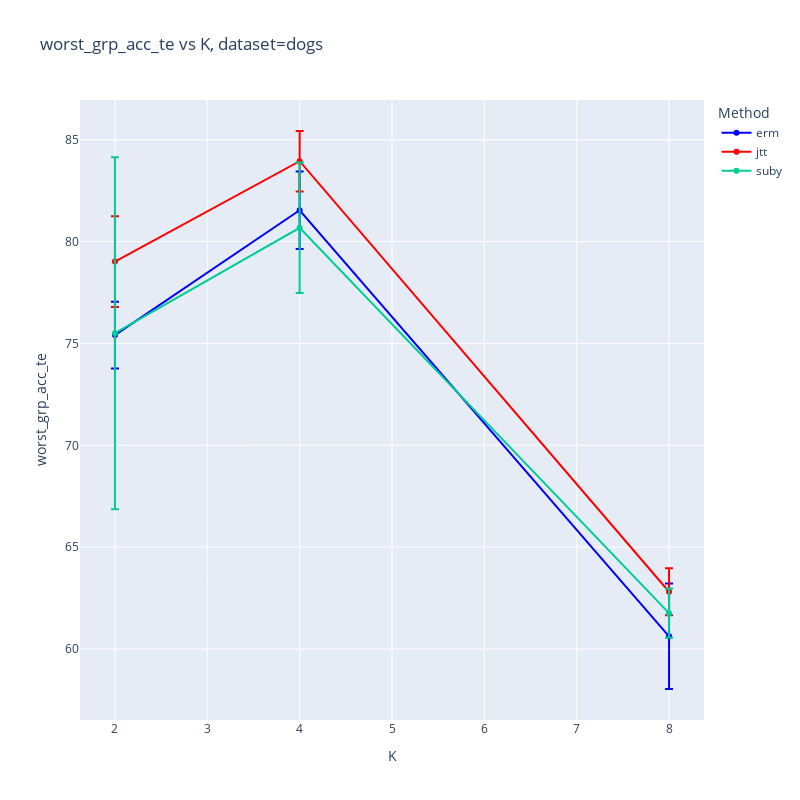
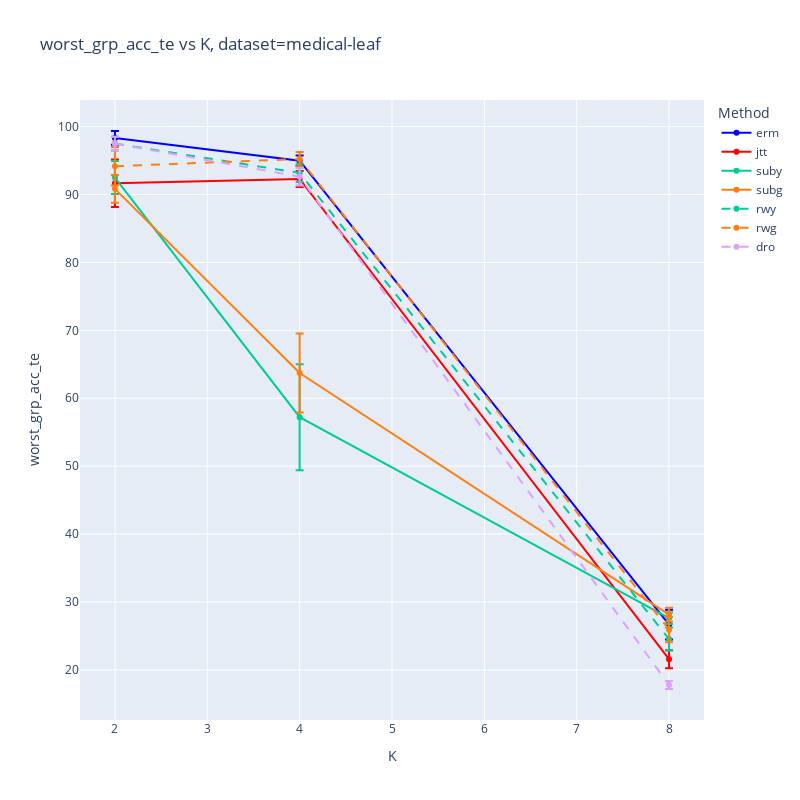

Notebook code for these charts, in order:
### Code cell
x_axis = 'K'
y_axis = 'worst_grp_acc_te' #'mean_grp_acc_te'
for dataset_name in DATASETS.values():
    plot_graph(df_fix_mu, x_axis, y_axis, dataset_name,error_bars=ERROR_BARS, methods=None)

### Figure 1 — Plotly figure (JSON) as saved in the notebook; plotly's stock layout.template omitted (floating-point values rounded to 4 significant figures)
{"data": [{"error_y": {"array": [1.639, 1.906, 2.586], "type": "data", "visible": true}, "line": {"color": "blue", "dash": "solid"}, "mode": "lines+markers", "name": "erm", "type": "scatter", "x": [2, 4, 8], "y": [75.41, 81.54, 60.62]}, {"error_y": {"array": [2.224, 1.482, 1.148], "type": "data", "visible": true}, "line": {"color": "red", "dash": "solid"}, "mode": "lines+markers", "name": "jtt", "type": "scatter", "x": [2, 4, 8], "y": [79.02, 83.94, 62.81]}, {"error_y": {"array": [8.64, 3.199, 1.207], "type": "data", "visible": true}, "line": {"color": "#00CC96", "dash": "solid"}, "mode": "lines+markers", "name": "suby", "type": "scatter", "x": [2, 4, 8], "y": [75.5, 80.68, 61.76]}, {"error_y": {"array": [], "type": "data", "visible": true}, "line": {"color": "#ff7f0e", "dash": "solid"}, "mode": "lines+markers", "name": "subg", "type": "scatter", "x": [], "y": []}, {"error_y": {"array": [], "type": "data", "visible": true}, "line": {"color": "#00CC96", "dash": "dash"}, "mode": "lines+markers", "name": "rwy", "type": "scatter", "x": [], "y": []}, {"error_y": {"array": [], "type": "data", "visible": true}, "line": {"color": "#ff7f0e", "dash": "dash"}, "mode": "lines+markers", "name": "rwg", "type": "scatter", "x": [], "y": []}, {"error_y": {"array": [], "type": "data", "visible": true}, "line": {"color": "#DEA0FD", "dash": "dash"}, "mode": "lines+markers", "name": "dro", "type": "scatter", "x": [], "y": []}], "layout": {"height": 800, "legend": {"title": {"text": "Method"}}, "title": {"text": "worst_grp_acc_te vs K, dataset=dogs"}, "width": 800, "xaxis": {"title": {"text": "K"}}, "yaxis": {"title": {"text": "worst_grp_acc_te"}}}}

### Figure 2 — Plotly figure (JSON) as saved in the notebook; plotly's stock layout.template omitted (floating-point values rounded to 4 significant figures)
{"data": [{"error_y": {"array": [1.021, 0.7505, 2.182], "type": "data", "visible": true}, "line": {"color": "blue", "dash": "solid"}, "mode": "lines+markers", "name": "erm", "type": "scatter", "x": [2, 4, 8], "y": [98.33, 94.98, 26.67]}, {"error_y": {"array": [3.486, 1.191, 1.32], "type": "data", "visible": true}, "line": {"color": "red", "dash": "solid"}, "mode": "lines+markers", "name": "jtt", "type": "scatter", "x": [2, 4, 8], "y": [91.67, 92.29, 21.57]}, {"error_y": {"array": [2.43, 7.804, 0.871], "type": "data", "visible": true}, "line": {"color": "#00CC96", "dash": "solid"}, "mode": "lines+markers", "name": "suby", "type": "scatter", "x": [2, 4, 8], "y": [92.5, 57.21, 27.63]}, {"error_y": {"array": [2.041, 5.819, 1.009], "type": "data", "visible": true}, "line": {"color": "#ff7f0e", "dash": "solid"}, "mode": "lines+markers", "name": "subg", "type": "scatter", "x": [2, 4, 8], "y": [90.83, 63.72, 28.15]}, {"error_y": {"array": [1.021, 1.344, 1.691], "type": "data", "visible": true}, "line": {"color": "#00CC96", "dash": "dash"}, "mode": "lines+markers", "name": "rwy", "type": "scatter", "x": [2, 4, 8], "y": [97.5, 93.18, 24.53]}, {"error_y": {"array": [2.826, 1.047, 1.852], "type": "data", "visible": true}, "line": {"color": "#ff7f0e", "dash": "dash"}, "mode": "lines+markers", "name": "rwg", "type": "scatter", "x": [2, 4, 8], "y": [94.17, 95.23, 25.93]}, {"error_y": {"array": [1.021, 1.289, 0.5939], "type": "data", "visible": true}, "line": {"color": "#DEA0FD", "dash": "dash"}, "mode": "lines+markers", "name": "dro", "type": "scatter", "x": [2, 4, 8], "y": [97.5, 92.63, 17.78]}], "layout": {"height": 800, "legend": {"title": {"text": "Method"}}, "title": {"text": "worst_grp_acc_te vs K, dataset=medical-leaf"}, "width": 800, "xaxis": {"title": {"text": "K"}}, "yaxis": {"title": {"text": "worst_grp_acc_te"}}}}
